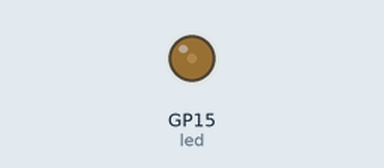
Simulated run of this program. Board: Raspberry Pi Pico running MicroPython. Parts: output pins drawn as LEDs (lit = HIGH).

Above: at 0.05 s.
At 3.0 s:
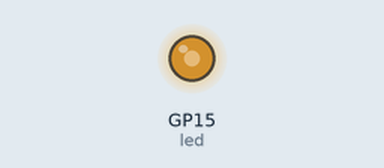
At 6.0 s:
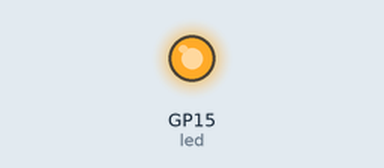
Timing chart, 0 to 10.4 s (numbered marks = the images above):
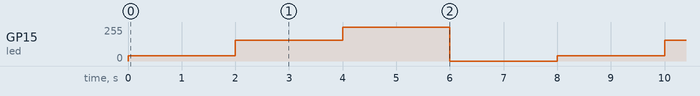

Measured:
- by itself, GP15 (led): repeats every 8.0 s: 156/255 2.0 s, 255/255 2.0 s, 0/255 2.0 s, 39/255 2.0 s

The program:

main.py
```python
from machine import Pin, PWM
import time

led = PWM(Pin(15))
led.freq(1000)

while True:
    led.duty_u16(10000)
    time.sleep(2)

    led.duty_u16(40000)
    time.sleep(2)

    led.duty_u16(65535)
    time.sleep(2)

    led.duty_u16(0)
    time.sleep(2)
```
